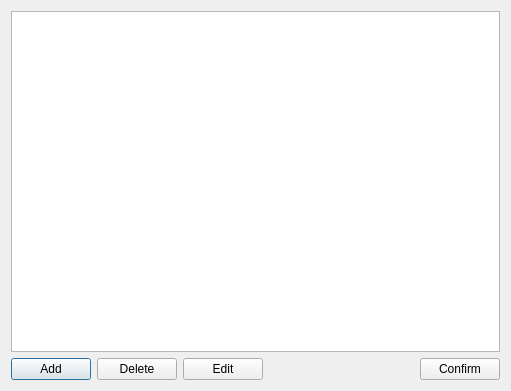
<?xml version="1.0" encoding="UTF-8"?>
<ui version="4.0">
 <class>configsoftbase</class>
 <widget class="QDialog" name="configsoftbase">
  <property name="geometry">
   <rect>
    <x>0</x>
    <y>0</y>
    <width>511</width>
    <height>391</height>
   </rect>
  </property>
  <property name="windowTitle">
   <string>Confit software name</string>
  </property>
  <layout class="QGridLayout" name="gridLayout">
   <item row="0" column="0">
    <widget class="QTableWidget" name="tableWidget">
     <property name="editTriggers">
      <set>QAbstractItemView::NoEditTriggers</set>
     </property>
     <property name="alternatingRowColors">
      <bool>true</bool>
     </property>
     <property name="selectionMode">
      <enum>QAbstractItemView::SingleSelection</enum>
     </property>
     <property name="selectionBehavior">
      <enum>QAbstractItemView::SelectRows</enum>
     </property>
     <property name="verticalScrollMode">
      <enum>QAbstractItemView::ScrollPerPixel</enum>
     </property>
     <property name="horizontalScrollMode">
      <enum>QAbstractItemView::ScrollPerPixel</enum>
     </property>
    </widget>
   </item>
   <item row="1" column="0">
    <layout class="QHBoxLayout" name="horizontalLayout">
     <item>
      <widget class="QPushButton" name="addButton">
       <property name="text">
        <string>Add</string>
       </property>
      </widget>
     </item>
     <item>
      <widget class="QPushButton" name="deleteButton">
       <property name="text">
        <string>Delete</string>
       </property>
      </widget>
     </item>
     <item>
      <widget class="QPushButton" name="editButton">
       <property name="text">
        <string>Edit</string>
       </property>
      </widget>
     </item>
     <item>
      <spacer name="horizontalSpacer">
       <property name="orientation">
        <enum>Qt::Horizontal</enum>
       </property>
       <property name="sizeHint" stdset="0">
        <size>
         <width>40</width>
         <height>20</height>
        </size>
       </property>
      </spacer>
     </item>
     <item>
      <widget class="QPushButton" name="cancelButton">
       <property name="text">
        <string>Confirm</string>
       </property>
      </widget>
     </item>
    </layout>
   </item>
  </layout>
 </widget>
 <resources/>
 <connections/>
</ui>
